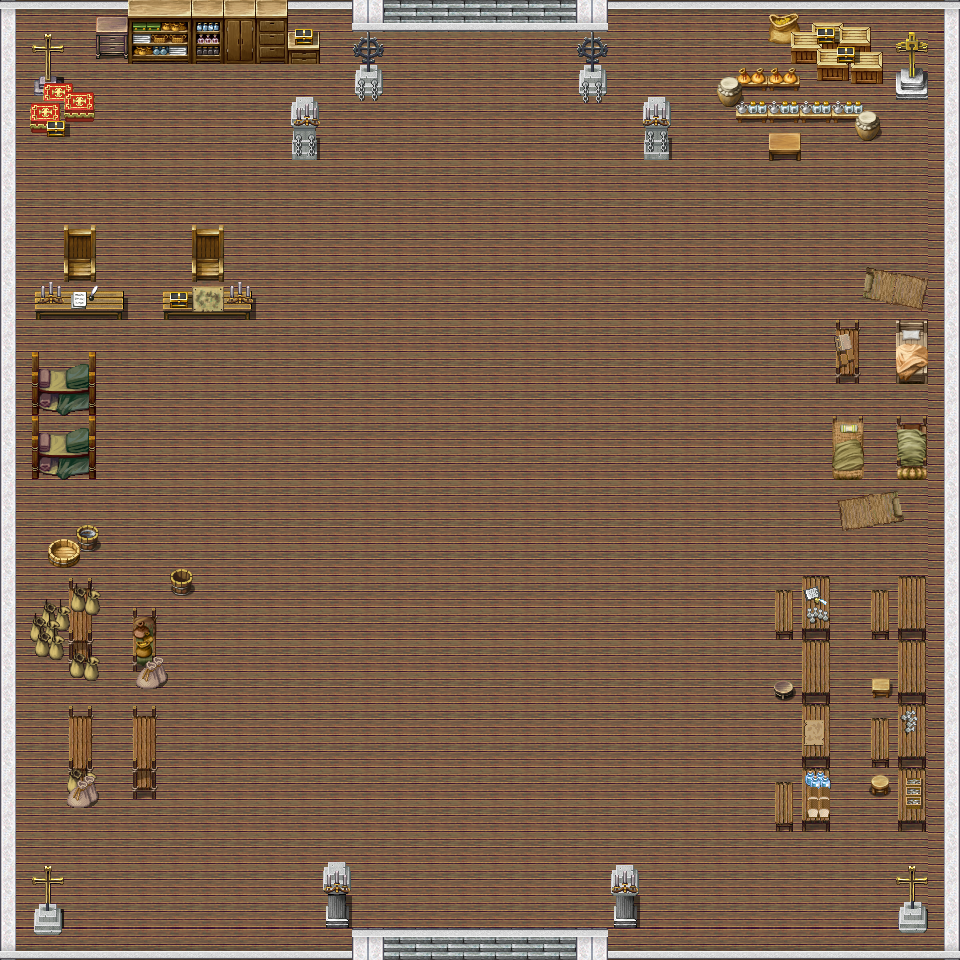

Tiled map render using the project's own tile images. Description and the map definition, with tile-layer contents summarised, below:
An orthogonal 30x30 tile map with 32x32 px tiles, 3 tile layers (Background, ObjColisionables, Puerta).

<map version="1.2" tiledversion="1.2.3" orientation="orthogonal" renderorder="right-down" width="30" height="30" tilewidth="32" tileheight="32" infinite="0" nextlayerid="4" nextobjectid="1">
 <tileset firstgid="1" source="DungeonTorrePlanta2.tsx" />
 <layer id="1" name="Background" width="30" height="30">
  <data>[900 cells, 900 non-empty, 900 distinct tile ids]</data>
 </layer>
 <layer id="2" name="ObjColisionables" width="30" height="30">
  <data>[900 cells, 233 non-empty, 233 distinct tile ids]</data>
 </layer>
 <layer id="3" name="Puerta" width="30" height="30">
  <data>[900 cells, 14 non-empty, 14 distinct tile ids]</data>
 </layer>
</map>
